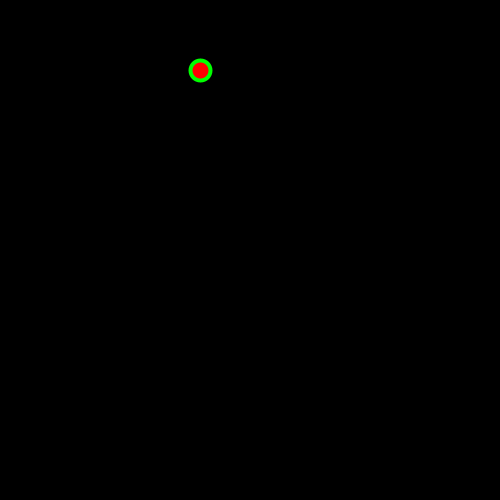
Frame 1 (no input)
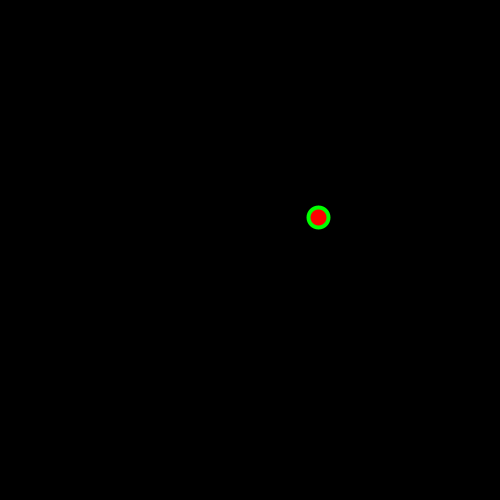
Frame 60 (the mouse pressed at the canvas centre just before this capture)
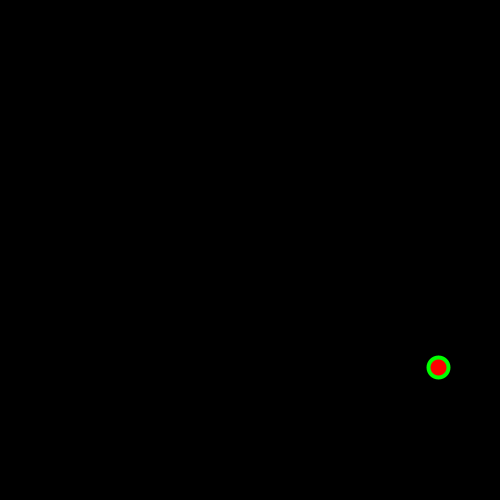
Frame 120 (the mouse held since frame 60 and released just before this capture)

The Processing sketch that drew these frames (run headless with seeded random() and noise(); from frame 60 on, the mouse is pressed at the canvas centre):

// Processing sketch: bouncingball
// ── bouncingball.pde
float x = 200;
float xDelta = 2;

float y = 70;
float yDelta = 2.5;

void setup() {
  size(500, 500);
  frameRate(60);
} 

void draw() {
  background(0);
  fill(255, 0, 0);
  stroke(0, 255, 0);
  strokeWeight(4);
  ellipse(x, y, 20, 20);
  
  x = x + xDelta;
  y = y + yDelta;
  
  if((x > width - 10) || (x < 10)) {
    xDelta = -xDelta;
  }
  
  if((y > width - 10) || (y < 10)) {
    yDelta = -yDelta;
  }
}
